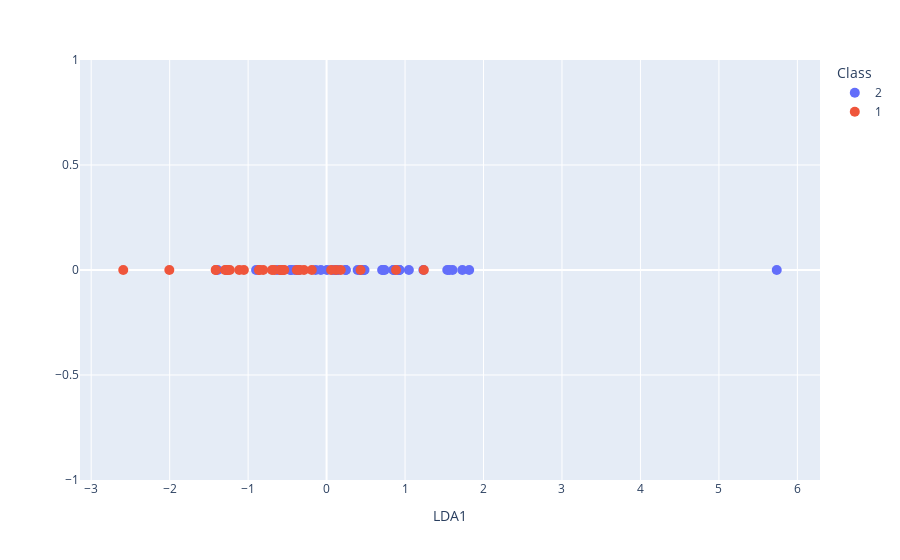

Notebook source saved alongside this figure:
### Code cell
from sklearn.discriminant_analysis import LinearDiscriminantAnalysis
import numpy as np
import plotly.express as px
import pandas as pd

feats = kruskal_selected_features

X = X_train[feats].to_numpy()
y = y_train.to_numpy()
# --- Normalizar ---

X=(X-np.mean(X,axis=0))/np.std(X,axis=0)

lda = LinearDiscriminantAnalysis()
lda.fit(X, y)
transformed = lda.transform(X)


#Plot transformed data
fig = px.scatter(x=transformed[:,0], y=np.zeros_like(transformed[:,0]), color=y.astype(str), labels=dict(x="LDA1", y="", color="Class"))
fig.update_traces(marker_size=10)

### Figure 1 — Plotly figure (JSON) as saved in the notebook; plotly's stock layout.template omitted (floating-point values rounded to 4 significant figures)
{"data": [{"hovertemplate": "Class=2<br>LDA1=%{x}<br>=%{y}<extra></extra>", "legendgroup": "2", "marker": {"color": "#636efa", "size": 10, "symbol": "circle"}, "mode": "markers", "name": "2", "orientation": "v", "showlegend": true, "type": "scatter", "x": [-0.4627, 0.07979, 0.8573, 0.005222, 1.605, 0.85, -0.4481, -0.1406, 0.2422, -0.6304, 1.538, 1.049, 0.1035, 0.149, -0.8985, 0.1333, 0.4829, 0.9285, 0.7388, 0.7077, -0.359, 0.4733, 1.233, -0.07356, -0.3572, 0.721, -1.39, -0.4036, 0.4399, 1.73, 0.4311, 0.2453, 0.3957, 5.737, 0.9252, 0.9224, 1.817, 1.563], "xaxis": "x", "y": [0.0, 0.0, 0.0, 0.0, 0.0, 0.0, 0.0, 0.0, 0.0, 0.0, 0.0, 0.0, 0.0, 0.0, 0.0, 0.0, 0.0, 0.0, 0.0, 0.0, 0.0, 0.0, 0.0, 0.0, 0.0, 0.0, 0.0, 0.0, 0.0, 0.0, 0.0, 0.0, 0.0, 0.0, 0.0, 0.0, 0.0, 0.0], "yaxis": "y"}, {"hovertemplate": "Class=1<br>LDA1=%{x}<br>=%{y}<extra></extra>", "legendgroup": "1", "marker": {"color": "#EF553B", "size": 10, "symbol": "circle"}, "mode": "markers", "name": "1", "orientation": "v", "showlegend": true, "type": "scatter", "x": [-1.294, -1.272, -0.6956, -0.8084, -0.5798, -0.5923, 0.1188, -0.8583, -0.8617, -1.413, 0.1803, -0.3799, -1.054, -0.6659, 0.0574, -0.5822, -2.004, -1.261, -0.1883, -0.2879, -1.273, -0.5538, 1.239, 0.885, -0.3409, 0.4329, -2.591, -0.5399, -1.412, -1.113, -1.233], "xaxis": "x", "y": [0.0, 0.0, 0.0, 0.0, 0.0, 0.0, 0.0, 0.0, 0.0, 0.0, 0.0, 0.0, 0.0, 0.0, 0.0, 0.0, 0.0, 0.0, 0.0, 0.0, 0.0, 0.0, 0.0, 0.0, 0.0, 0.0, 0.0, 0.0, 0.0, 0.0, 0.0], "yaxis": "y"}], "layout": {"legend": {"title": {"text": "Class"}, "tracegroupgap": 0}, "margin": {"t": 60}, "xaxis": {"anchor": "y", "domain": [0, 1], "title": {"text": "LDA1"}}, "yaxis": {"anchor": "x", "domain": [0, 1], "title": {"text": ""}}}}
